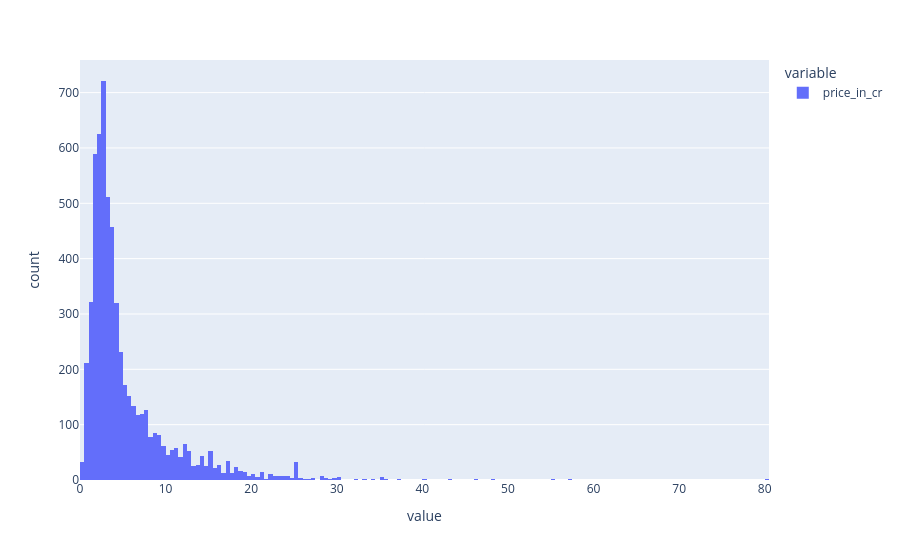

The code cell stored with this chart in its notebook:
### Code cell
fig = px.histogram(pre_process_df['price_in_cr'])
fig

### Figure 1 — Plotly figure (JSON) as saved in the notebook; plotly's stock layout.template omitted (floating-point values rounded to 4 significant figures; data arrays with more than 128 entries replaced by an {"elided": "..."} marker saying what was removed)
{"data": [{"alignmentgroup": "True", "bingroup": "x", "hovertemplate": "variable=price_in_cr<br>value=%{x}<br>count=%{y}<extra></extra>", "legendgroup": "price_in_cr", "marker": {"color": "#636efa", "pattern": {"shape": ""}}, "name": "price_in_cr", "offsetgroup": "price_in_cr", "orientation": "v", "showlegend": true, "type": "histogram", "x": {"elided": "5974 float values"}, "xaxis": "x", "yaxis": "y"}], "layout": {"barmode": "relative", "legend": {"title": {"text": "variable"}, "tracegroupgap": 0}, "margin": {"t": 60}, "xaxis": {"anchor": "y", "domain": [0, 1], "title": {"text": "value"}}, "yaxis": {"anchor": "x", "domain": [0, 1], "title": {"text": "count"}}}}
